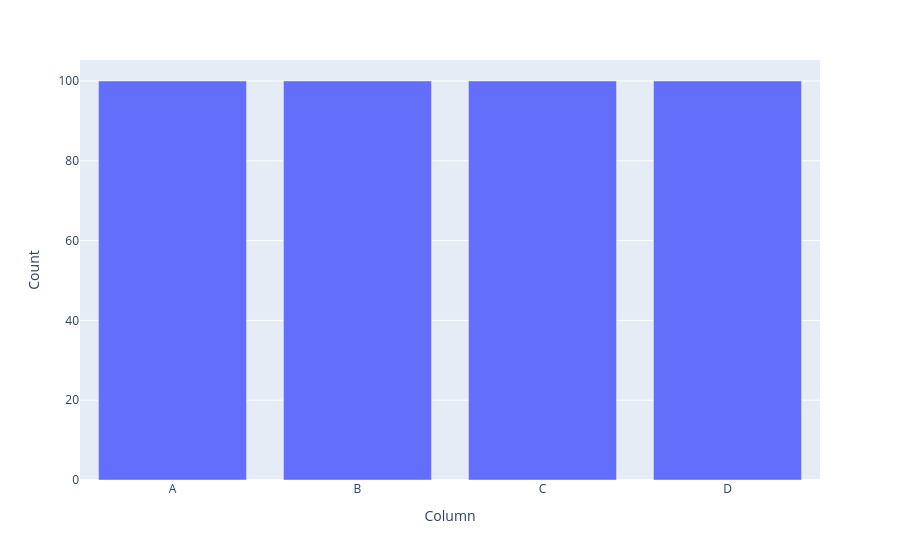

Notebook cell for this chart:
### Code cell
counts = df.count()

import plotly.express as px
fig = px.bar(x=counts.index, y=counts.values,
             labels={'x':'Column', 'y':'Count'})
fig.show()

### Figure 1 — Plotly figure (JSON) as saved in the notebook; plotly's stock layout.template omitted (floating-point values rounded to 4 significant figures)
{"data": [{"hovertemplate": "Column=%{x}<br>Count=%{y}<extra></extra>", "legendgroup": "", "marker": {"color": "#636efa", "pattern": {"shape": ""}}, "name": "", "orientation": "v", "showlegend": false, "textposition": "auto", "type": "bar", "x": ["A", "B", "C", "D"], "xaxis": "x", "y": [100, 100, 100, 100], "yaxis": "y"}], "layout": {"barmode": "relative", "legend": {"tracegroupgap": 0}, "margin": {"t": 60}, "xaxis": {"anchor": "y", "domain": [0, 1], "title": {"text": "Column"}}, "yaxis": {"anchor": "x", "domain": [0, 1], "title": {"text": "Count"}}}}
